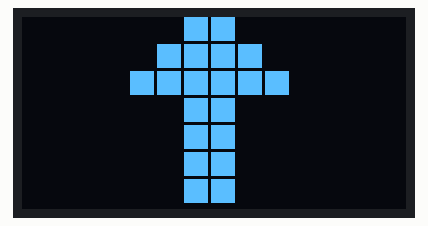
This sketch was run on a simulated Arduino Uno, built with avr-gcc and run on an emulated ATmega328P. Shown: 128×64 one-colour display.

Above: at 0.24 s.

The sketch:

matrix.ino
```cpp
#include <Adafruit_GFX.h>
#include <Adafruit_SH110X.h>
#include "dot_matrix.h"

#define SCREEN_WIDTH 128
#define SCREEN_HEIGHT 64
#define OLED_RESET -1

Adafruit_SH1106G display(SCREEN_WIDTH, SCREEN_HEIGHT, &Wire, OLED_RESET);

// 測試圖案：箭頭（16 x 7）
uint16_t arrow[7] = {
  0b0000001100000000,
  0b0000011110000000,
  0b0000111111000000,
  0b0000001100000000,
  0b0000001100000000,
  0b0000001100000000,
  0b0000001100000000
};

uint16_t arrow2[7] = {
  0b0000001100000000,
  0b0000001100000000,
  0b0000001100000000,
  0b0000001100000000,
  0b0000111111000000,
  0b0000011110000000,
  0b0000001100000000
};


void setup() {
  display.begin(0x3C, true);
  display.setRotation(0);

  init_dot_matrix(&display);          // 初始化 dot_matrix 模組（可省略）
            // 繪製圖案
}

void loop() {
  // 不重複繪圖，空著即可
   drawDotMatrix8x12(arrow);
   delay(300);

   drawDotMatrix8x12(arrow2);
   delay(300);

}
```
